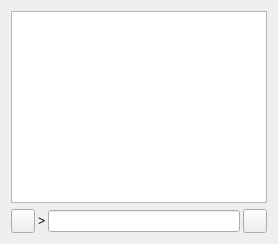
     <widget class="QWidget" name="tab_console">
      <attribute name="title">
       <string>&amp;Console</string>
      </attribute>
      <layout class="QGridLayout" name="gridLayout">
       <item row="0" column="0">
        <widget class="QTextEdit" name="messagesWidget">
         <property name="minimumSize">
          <size>
           <width>0</width>
           <height>100</height>
          </size>
         </property>
         <property name="readOnly">
          <bool>true</bool>
         </property>
         <property name="tabKeyNavigation" stdset="0">
          <bool>false</bool>
         </property>
         <property name="columnCount" stdset="0">
          <number>2</number>
         </property>
        </widget>
       </item>
       <item row="1" column="0">
        <layout class="QHBoxLayout" name="horizontalLayout">
         <property name="spacing">
          <number>3</number>
         </property>
         <item>
          <widget class="QPushButton" name="copyButton">
           <property name="maximumSize">
            <size>
             <width>24</width>
             <height>24</height>
            </size>
           </property>
           <property name="toolTip">
            <string>Copy to clipboard</string>
           </property>
           <property name="text">
            <string/>
           </property>
           <property name="icon">
            <iconset resource="../bitcoin.qrc">
             <normaloff>:/icons/editcopy</normaloff>:/icons/editcopy</iconset>
           </property>
           <property name="shortcut">
            <string notr="true">Ctrl+L</string>
           </property>
           <property name="autoDefault">
            <bool>false</bool>
           </property>
          </widget>
         </item>
         <item>
          <widget class="QLabel" name="label">
           <property name="text">
            <string notr="true">&gt;</string>
           </property>
          </widget>
         </item>
         <item>
          <widget class="QLineEdit" name="lineEdit"/>
         </item>
         <item>
          <widget class="QToolButton" name="pasteButton">
           <property name="sizePolicy">
            <sizepolicy hsizetype="Minimum" vsizetype="Fixed">
             <horstretch>0</horstretch>
             <verstretch>0</verstretch>
            </sizepolicy>
           </property>
           <property name="minimumSize">
            <size>
             <width>24</width>
             <height>24</height>
            </size>
           </property>
           <property name="maximumSize">
            <size>
             <width>24</width>
             <height>24</height>
            </size>
           </property>
           <property name="toolTip">
            <string>Paste from clipboard</string>
           </property>
           <property name="text">
            <string/>
           </property>
           <property name="icon">
            <iconset resource="../bitcoin.qrc">
             <normaloff>:/icons/editpaste</normaloff>:/icons/editpaste</iconset>
           </property>
           <property name="shortcut">
            <string>Alt+P</string>
           </property>
          </widget>
         </item>
        </layout>
       </item>
      </layout>
     </widget>
